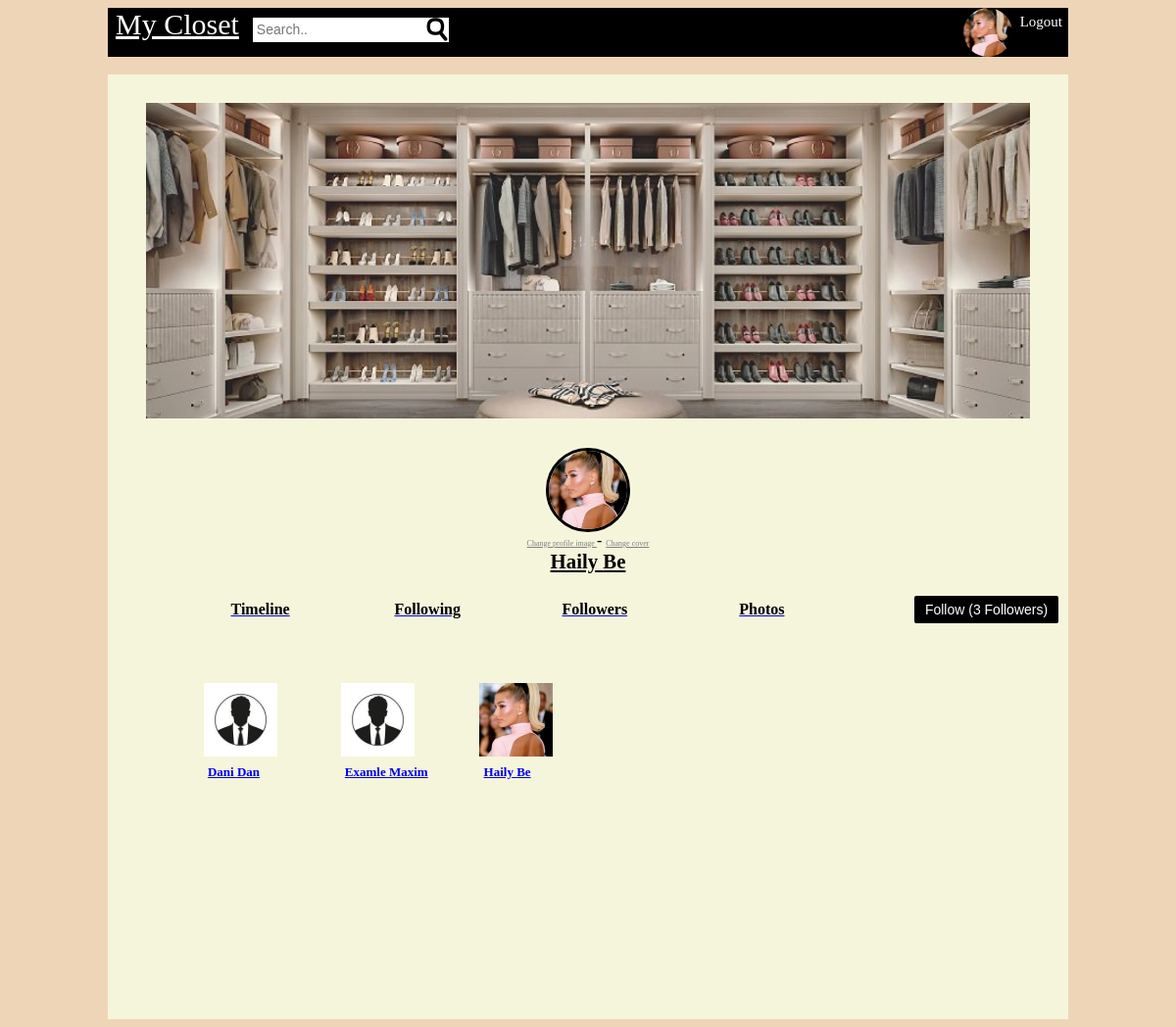
/profile.php?section=followers&id=7153947488765 (signed in), run on the app's committed database.
### tables this page shows
CREATE TABLE `users` (
  `Id` bigint(19) NOT NULL,
  `userid` bigint(19) NOT NULL,
  `first_name` varchar(50) NOT NULL,
  `last_name` varchar(50) NOT NULL,
  `gender` varchar(6) NOT NULL,
  `email` varchar(100) NOT NULL,
  `password` varchar(100) NOT NULL,
  `url_adress` varchar(100) NOT NULL,
  `date` timestamp NOT NULL DEFAULT current_timestamp() ON UPDATE current_timestamp(),
  `profile_image` varchar(1000) NOT NULL,
  `cover_image` varchar(1000) NOT NULL,
  `likes` int(11) NOT NULL
);

### classes/conect.php (called while the page is built, shortened)
<?php
class Database
{
	private $host = "localhost";
	private $username = "root";
	private $password = "" ;
	private $db = "open_it_db";
	function connect()
	{
		$connection = mysqli_connect($this->host,$this->username,$this->password,$this->db);
		return $connection;
	}
	function read($query)
	{
		$conn = $this->connect();
		$res = mysqli_query($conn,$query);
		if($res == false)
		{
			return false;
		}else
		{
			$data = false;
			while($row = mysqli_fetch_array($res))
			{
				$data[] = $row;
			}
			return $data;
		}
	}
}
?>

### classes/login.php (called while the page is built, shortened)
<?php
class Login
{
	public function check_login($id)
	{
	    if(is_numeric($id))
		{
			$query = "select * from users where userid = '$id' limit 1";
			$DB = new Database();
			$res = $DB->read($query);
			if($res)
			{
				$user_data = $res[0];
				return $user_data;
			}else
			{
				header("Location: log_in.php");
				die;
			}
		}else
		{
			header("Location: log_in.php");
			die;
		}
	}
}

### classes/profile.php (called while the page is built)
<?php
class Profile
{
	function get_profile($id){
		$id = addslashes($id);
		$DB = new Database();
		$query = "select * from users where userid = '$id' limit 1" ;
		return $DB->read($query);
	}
}

### classes/image.php (called while the page is built, shortened)
<?php
	class Image
	{
		public function get_thumb_cover($file_name)
		{
			$thumbnail = $file_name . "_cover_thumb.jpg";
			if(file_exists($thumbnail))
			{
				return $thumbnail;
			}
		}
		public function get_thumb_profile($file_name)
		{
			$thumbnail = $file_name . "_profile_thumb.jpg";
			if(file_exists($thumbnail))
			{
				return $thumbnail;
			}
		}
	}
?>

### classes/posts.php (called while the page is built, shortened)
<?php
class Post
{
	public function get_likes($id,$type)
	{
		$DB = new Database();
		if($type == "user" && is_numeric($id))
		{
			$sql = "select likes from likes where type = 'user' && contentid = '$id' limit 1 ";
			$res = $DB->read($sql);
			if(is_array($res))
			{
				$likes = json_decode($res[0]['likes'],true);
				return $likes;
			}
		}
		return false;
	}
}

### classes/user.php (called while the page is built, shortened)
<?php
class User
{
	public function get_user($id)
	{
		$query = "select * from users where userid = '$id' limit 1 ";
		$DB = new Database();
		$res = $DB->read($query);
		if($res)
		{
			return $res[0];
		}else
		{
			return false;
		}
	}
}

### profile.php (the view, shortened to what this page needs)
<?php
	include("classes/autoload.php");
	$login = new Login();
	$user_data = $login->check_login($_SESSION['openit_userid']);
	$USER = $user_data;
	if(isset($_GET['id']) && is_numeric($_GET['id']))
	{
		$profile = new Profile();
		$profile_data = $profile->get_profile($_GET['id']);
		if(is_array($profile_data))
		{
			$user_data = $profile_data[0];
		}
	}
?>
<html>
	<head>
		<link href="css/style.css" rel="stylesheet" >
	</head>
	<body class="profile">
		<?php include("header.php") ?>
		<br>
		<div id="cover">
			<div class ="only-mobile" id="incover">
					<?php
						$image = "Img/empty_cover.jpg";
						if(file_exists($user_data['cover_image']))
						{
							$image = $img_class->get_thumb_cover($user_data['cover_image']);
						}
					?>
				<img  src="<?php echo $image ?>">
				<span>
					<?php
						$image = "Img/Male.jfif";
						if($user_data['gender'] == "Female")
						{
							$image = "Img/female.jfif";
						}
						if(file_exists($user_data['profile_image']))
						{
							$image = $img_class->get_thumb_profile($user_data['profile_image']);
						}
					?>
					<img id="profilepic" src="<?php echo $image ?>" ></br>
					<a href="change_profile_img.php?change=profile" id="img_in_cover">Change profile image </a>-
					<a href="change_profile_img.php?change=cover" id="img_in_cover">Change cover </a>
				</span>
				<br>
				<div id="name_inprofile">
					<a style="color:black" href="profile.php?id=<?php echo $user_data['userid'] ?>">
						<?php echo $user_data['first_name'] . " " . $user_data['last_name']   ?>
					</a>
				</div>
				<br>
				<?php
					if($user_data['likes'] == 0)
					{
						$my_likes = "";
					}else
		            {
						$like = $user_data['likes'] ;
						$my_likes = "(" . $like . " Followers)";
					}
				?>
				<a href="like.php?type=user&id=<?php echo $user_data['userid'] ?>">
					<input id="post_button" type="button" value="Follow <?php echo $my_likes ?>" style="margin-right:10px;width:15%; margin-top:0.5%">
				</a>
				<a id="menu_buttons" href="index.php"><div id="menu_buttons_style">Timeline</div></a>
				<a id="menu_buttons" href="profile.php?section=following&id=<?php echo $user_data['userid']?>"><div id="menu_buttons_style">Following</div></a>
				<a id="menu_buttons" href="profile.php?section=followers&id=<?php echo $user_data['userid']?>"><div id="menu_buttons_style">Followers</div></a>
				<a id="menu_buttons" href="profile.php?section=photos&id=<?php echo $user_data['userid']?>"><div id="menu_buttons_style">Photos</div></a>
				<br>
			</div>
				<?php
					$section = "default";
					if(isset($_GET['section']))
					{
						$section = $_GET['section'];
					}
					if($section == "default")
					{
						include("profile_content_defult.php");
					}elseif($section == "following")
					{
						include("profile_content_following.php");
					}elseif($section == "followers")
					{
						include("profile_content_followers.php");
					}elseif($section == "photos")
					{
						include("profile_content_photos.php");
					}
				?>
		</div>
	</body>
</html>

### header.php
<?php
	$corner_image = "Img/male.jfif";
	if(isset($USER))
	{
		if(file_exists($USER['profile_image']))
		{
			$img_class = new Image();
			$corner_image = $img_class->get_thumb_profile($USER['profile_image']);
		}else
		{
			if($USER['gender'] == "Female")
			{
				$corner_image = "Img/female.jfif";
			}
		}
	}
?>
<div id="bar">
	<form method="get" action="search.php">
		<a id="mycloset_tit" href="index.php"> My Closet</a>
			<input type="text" id="search_box" name='find' placeholder="Search..">
		<a href="logout.php">
			<span id="click_logout">Logout</span>
		</a>
		<a href="profile.php">
			<img src="<?php echo $corner_image ?>" id="pic_inbar">
		</a>
	</form>
</div>

### profile_content_followers.php (shortened to what this page needs)
<div class="only-mobile" id = "content_photos">
	<div style="padding:5%;">
		<?php
			$post_class = new Post();
			$user_class = new User();
			$followers = $post_class->get_likes($user_data['userid'],"user");
			if(is_array($followers))
			{
				foreach($followers as $follower)
				{
					$ROW_friends = $user_class->get_user($follower);
					include("user.php");
				}
			}else
			{
				echo "No followers was found";
			}
		?>
	</div>
</div>

### user.php
<div id="likes" style="display: inline-block;">
	<?php
		if($ROW_friends){
			$image = "Img/male.jfif";
			if($ROW_friends['gender'] == "Female")
			{
				$image = "Img/female.jfif";
			}
			if(file_exists($ROW_friends['profile_image']))
			{
				$image = $img_class->get_thumb_profile($ROW_friends['profile_image']);
			}
		}
	?>
	<a href="profile.php?id=<?php echo $ROW_friends['userid']; ?>">
	<img id="like_img"src="<?php echo $image ?>"><br>
		<?php echo  $ROW_friends['first_name'] . " " . $ROW_friends['last_name'] ?>
	</a>
</div>

### css/style.css (style rules this page uses)
body { background-color:#EED5B7; font-family:tahoma; }
body > div { max-width:980px; }
#bar { font-family:tahoma; height: 50px; background-color:black; color: white; margin:auto; }
#search_box { padding: 4px; width:200px; height:25px; border:none; font-size:14px; background-image:url(Img/search_logo.png); background-repeat:no-repeat; background-position:right; }
#cover { margin:auto; font-family:tahoma; }
#profilepic { width:80px; margin-top:-42px; border-radius:50%; border:solid; float:center; }
#menu_buttons { display:inline-block; margin:1%; width:15%; }
#like_img { width:75px; float:left; margin:8px; margin-left:-5%; }
#likes { clear:both; font-family:tahoma; font-size:13px; font-weight:bold; margin-left: 6%; }
#post_button { float:right; background-color:black; color:white; border:none; font-size:14px; padding:6px; border-radius:2px; margin-top: 35px; margin-right: -20px; }
#incover { text-align:center; background-color:#F5F5DC; max-width:100%; }
#incover img { max-width:92%; margin-right: 3%; margin-left: 3%; margin-top: 3%; }
#pic_inbar { width:50px; float:right; margin-right:8px; height:50px; border-radius:50%; }
#click_logout { font-size:15px; float:right; margin:6px; color:white; margin-left:0px; }
#mycloset_tit { margin:10px; color:white; margin-left: 8px; font-size:30px; }
#img_in_cover { font-size:8px; color:grey; }
#content_photos { min-height:400px; width:100%; background-color:#F5F5DC; }
#menu_buttons_style { font-family:Segoe Script; color:black; font-weight:bold; }
#name_inprofile { font-size:130%; font-family:Segoe Script; color:black; font-weight:bold; }

### data on the page
users: profile_image (picture), cover_image (picture), first_name "Haily", last_name "Be", likes "Follow (3 Followers)"
users: first_name "Dani", last_name "Dan"
users: first_name "Examle", last_name "Maxim"
